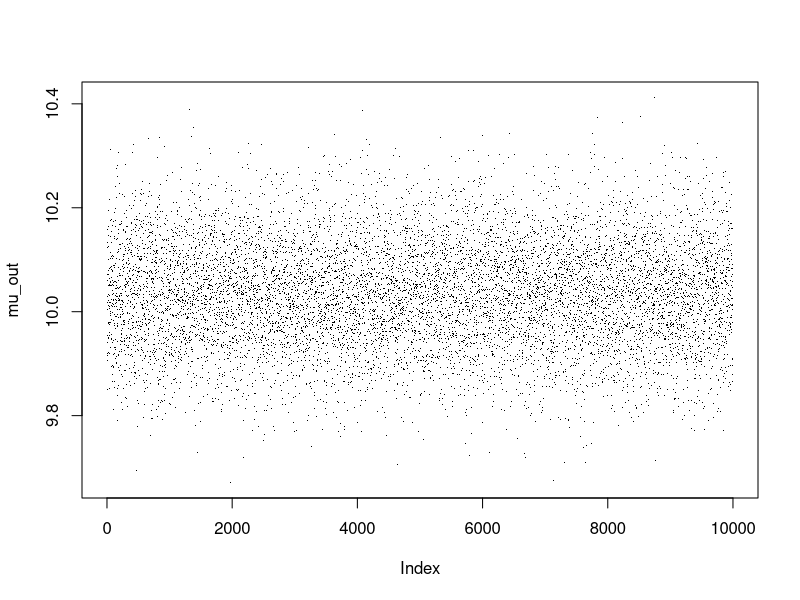
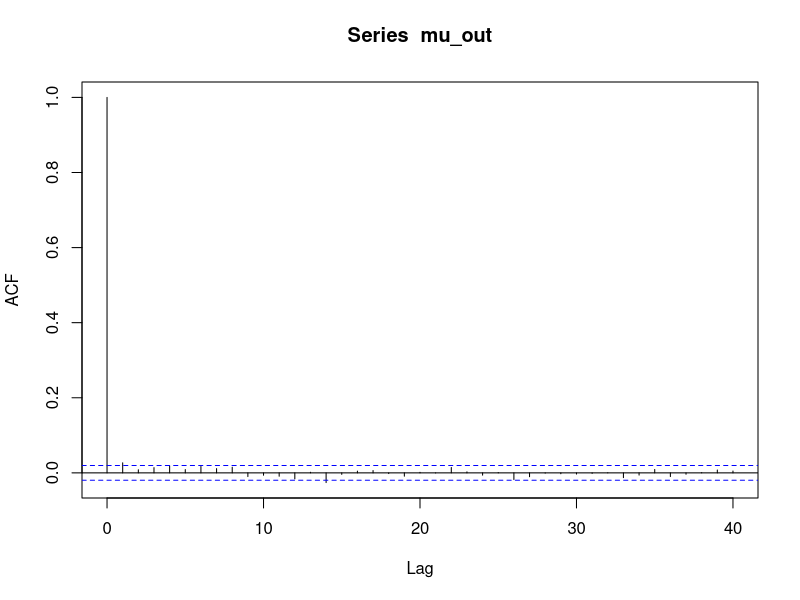
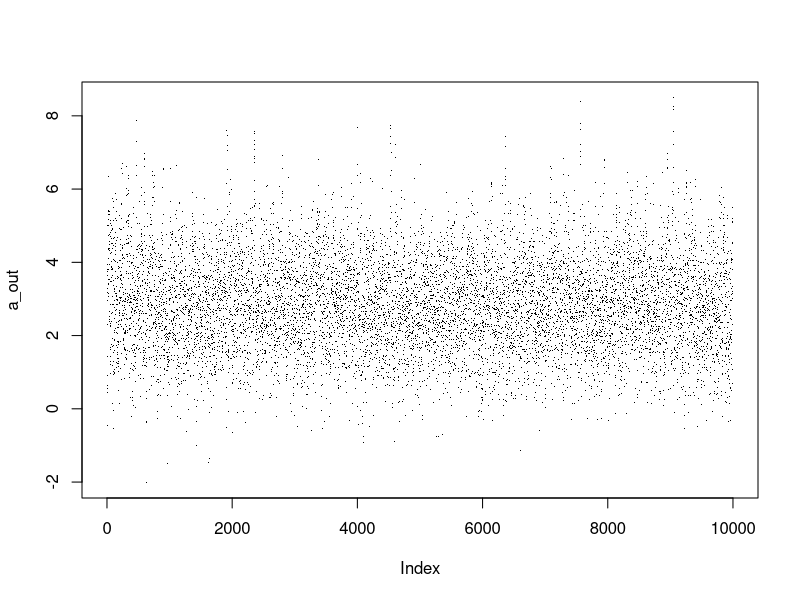
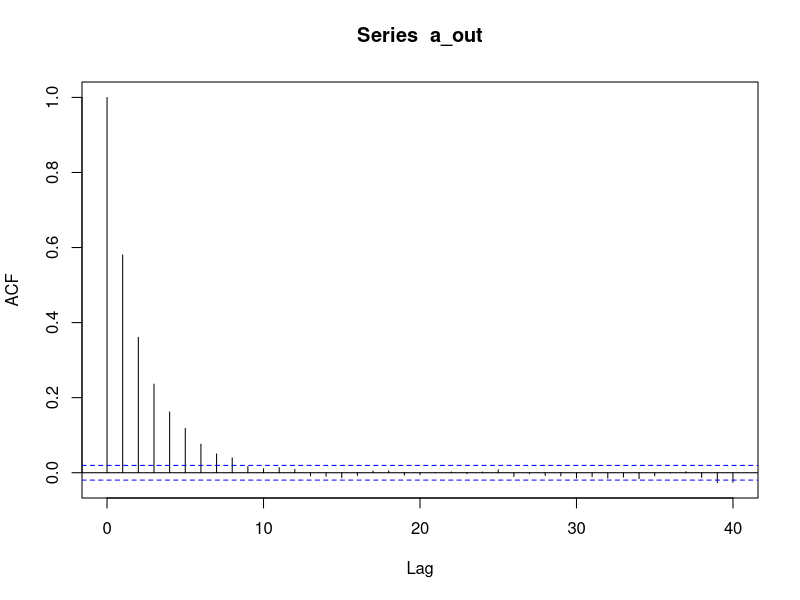
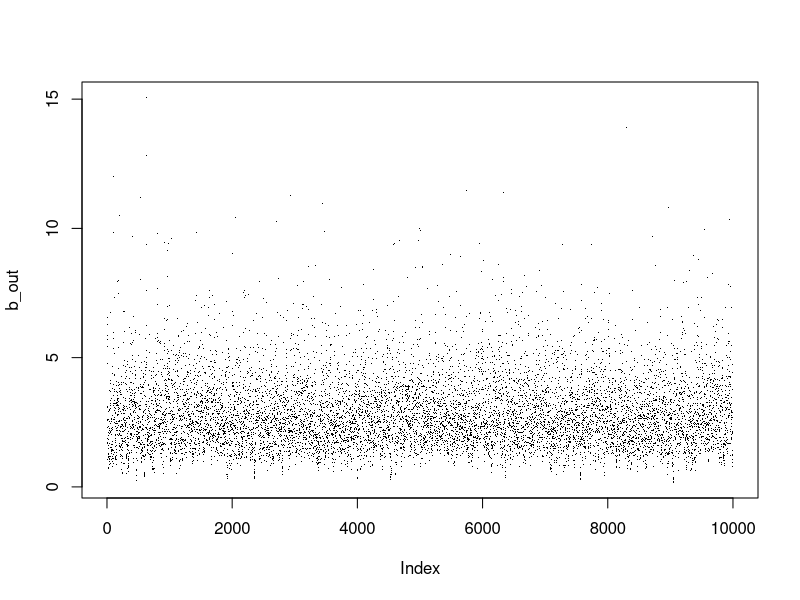
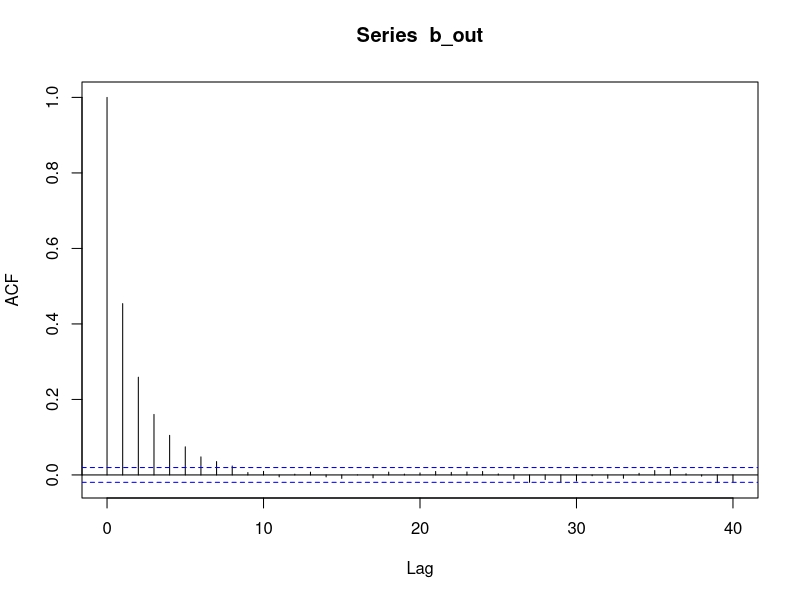
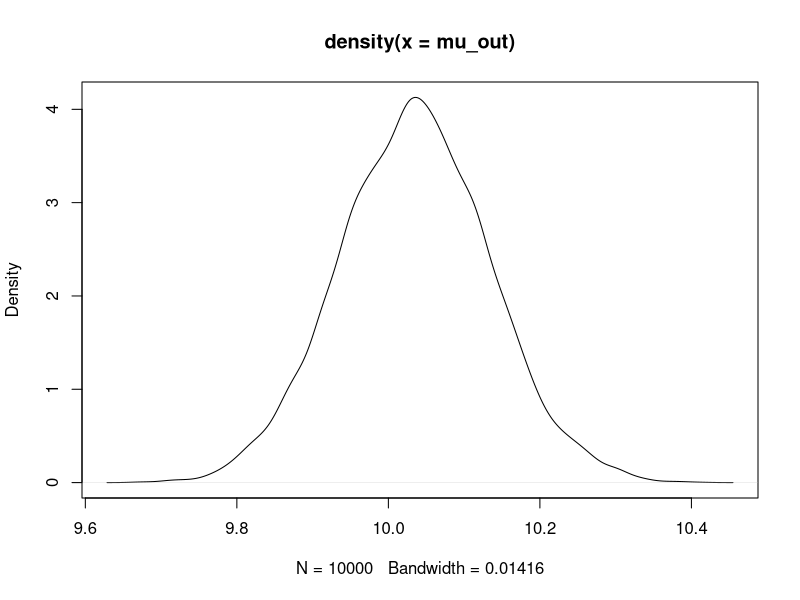
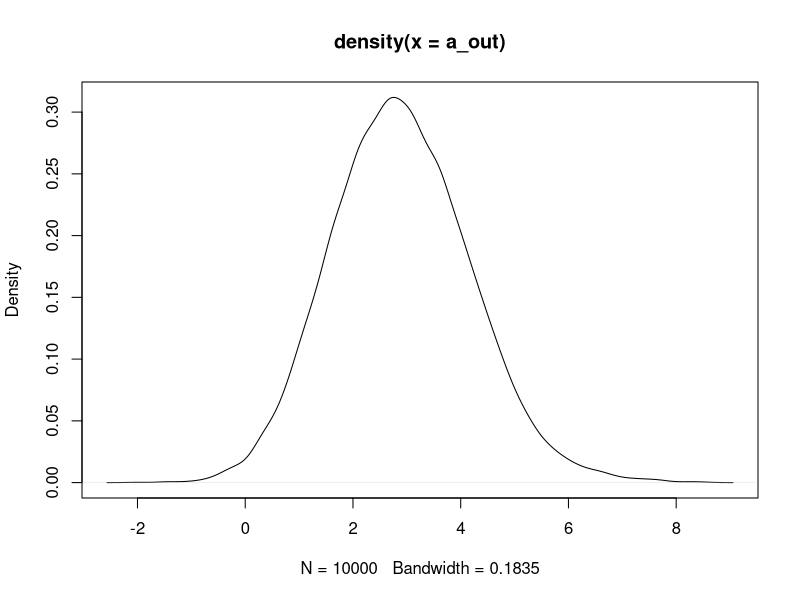

Write the R code that produced these figures, in order.
#binomial - Q2a
library(boot)
data(nodal)
y = nodal$stage

#poisson - Q2b
library(boot)
data(fir)
y = fir$count

#gamma - Q2c
library(boot)
data(poisons)
y = poisons$time
shape = 4.31 #use fixed shape

#gaussian - Q2d
library(boot)
data(acme)
y=acme$acme

#lin mod - Q2e
library(palmerpenguins)
data("penguins")
y = penguins$flipper_length_mm
x = penguins$body_mass_g
ind = !(is.na(y)|is.na(x))
y = y[ind]
x = x[ind]

##
## rinvgamma definition for problems 2d and 2e
## simple Inverting of draws from appropriate gamma distribution
## parameterized using shape = delta and scale = zeta
rinvgamma = function(n,delta,zeta){
  shape = delta
  rate = zeta
  1/rgamma(n,shape,rate)
}


##
## gibbs example with three random variables
## the model for the data is y_i|mu~N(mu,1)
## the prior for mu|a,b is mu~N(a,b)
## a and b are given a prior 
## and assumed independent in the prior
## the prior for a is a~N(0,1)
## the prior for b is b~InverseGamma(10,1)
## The full conditional for mu is N((s_n+a/b)/(n+1/b),1/(n+1/b))
## The full conditional for a is N((mu/b+0)/(1/b+1),1/(1/b+1))
## The full conditional for b is InverseGamma(0.5+10,0.5*(mu-a)^2+1)

#generating artificial data
mu = 10
n = 100
y = rnorm(n,mu,1)
s_n = sum(y)

#Initializing Sampler
N_samps = 10000
mu_curr = mean(y) #just somewhere to start
a_curr = 0 #just somewhere to start
b_curr = NA #this will be updated first

#making containers for output
mu_out = a_out = b_out = rep(NA,N_samps)

#Looping for the sampler
for(i in 1:N_samps){
  #updating
  b_curr = rinvgamma(1,0.5+10,0.5*(mu_curr-a_curr)^2+1)
  a_curr = rnorm(1,(mu_curr/b_curr+0)/(1/b_curr+1),sqrt(1/(1/b_curr+1)))
  mu_curr = rnorm(1,(s_n+a_curr/b_curr)/(n+1/b_curr),sqrt(1/(n+1/b_curr)))
  #storing
  mu_out[i] = mu_curr
  a_out[i] = a_curr
  b_out[i] = b_curr
}

#looking at the output
plot(mu_out,pch='.')
acf(mu_out)
plot(a_out,pch='.')
acf(a_out)
plot(b_out,pch='.')
acf(b_out)
#everything looks fine

#Drawing inference
#Density plots
plot(density(mu_out))
plot(density(a_out))
plot(density(b_out,from=0))
#posterior means
mean(mu_out)
mean(a_out)
mean(b_out)
#intervals
quantile(mu_out,c(0.025,0.975))
quantile(a_out,c(0.025,0.975))
quantile(b_out,c(0.025,0.975))
#correlation of parameters
cor(mu_out,a_out)
cor(mu_out,b_out)
cor(a_out,b_out)
#In the posterior, the 3 parameters are not independent. 

#predictions
y_pred = rnorm(N_samps,mu_out,1)
#comparison
plot(density(y))
lines(density(y_pred),col="blue",lty=2)
legend("topright",legend=c("KDE-Data","KDE-Predictions"),col=c("black","blue"),lty=c(1,2))
#predictions look like they match the data well
#the model seems sufficient for the data
#of course, the data was generted by the correct sampling distribution
#so it kind of has to be sufficient by design


